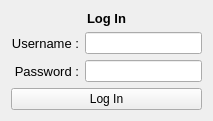
<?xml version="1.0" encoding="UTF-8"?>
<ui version="4.0">
 <class>LogInWindow</class>
 <widget class="QWidget" name="LogInWindow">
  <property name="geometry">
   <rect>
    <x>0</x>
    <y>0</y>
    <width>213</width>
    <height>117</height>
   </rect>
  </property>
  <property name="windowTitle">
   <string>Log In</string>
  </property>
  <layout class="QGridLayout" name="gridLayout_2">
   <item row="4" column="0">
    <widget class="QPushButton" name="LogInBtn">
     <property name="text">
      <string>Log In</string>
     </property>
    </widget>
   </item>
   <item row="2" column="0">
    <layout class="QGridLayout" name="gridLayout">
     <item row="2" column="1">
      <widget class="QLineEdit" name="lineEdit_2"/>
     </item>
     <item row="3" column="0">
      <widget class="QLabel" name="LogInPassword">
       <property name="font">
        <font>
         <pointsize>10</pointsize>
        </font>
       </property>
       <property name="text">
        <string>Password :</string>
       </property>
       <property name="alignment">
        <set>Qt::AlignRight|Qt::AlignTrailing|Qt::AlignVCenter</set>
       </property>
      </widget>
     </item>
     <item row="2" column="0">
      <widget class="QLabel" name="LogInName">
       <property name="font">
        <font>
         <pointsize>10</pointsize>
        </font>
       </property>
       <property name="text">
        <string>Username :</string>
       </property>
       <property name="alignment">
        <set>Qt::AlignRight|Qt::AlignTrailing|Qt::AlignVCenter</set>
       </property>
      </widget>
     </item>
     <item row="3" column="1">
      <widget class="QLineEdit" name="lineEdit"/>
     </item>
    </layout>
   </item>
   <item row="0" column="0">
    <widget class="QLabel" name="LogInTitle">
     <property name="maximumSize">
      <size>
       <width>16777211</width>
       <height>16777215</height>
      </size>
     </property>
     <property name="font">
      <font>
       <pointsize>10</pointsize>
       <weight>75</weight>
       <bold>true</bold>
      </font>
     </property>
     <property name="layoutDirection">
      <enum>Qt::LeftToRight</enum>
     </property>
     <property name="text">
      <string>Log In</string>
     </property>
     <property name="alignment">
      <set>Qt::AlignCenter</set>
     </property>
    </widget>
   </item>
  </layout>
 </widget>
 <resources/>
 <connections/>
</ui>
